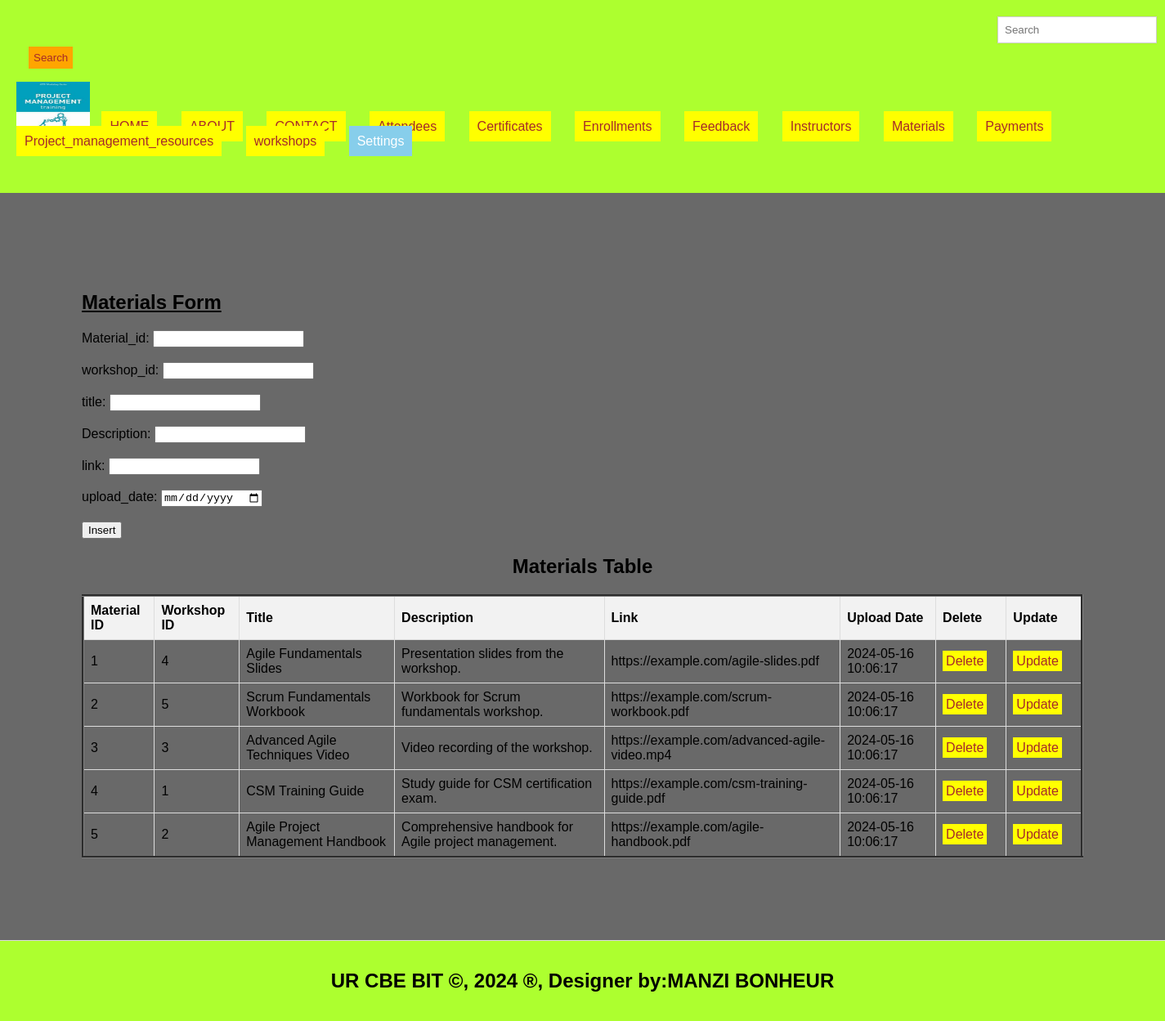
Page /materials.php on the committed database.
### tables this page shows
CREATE TABLE `materials` (
  `material_id` int(11) NOT NULL,
  `workshop_id` int(11) DEFAULT NULL,
  `title` varchar(100) DEFAULT NULL,
  `description` text DEFAULT NULL,
  `link` varchar(255) DEFAULT NULL,
  `upload_date` timestamp NOT NULL DEFAULT current_timestamp()
);

### materials.php (the view, shortened to what this page needs)
<!DOCTYPE html>
<html lang="en">
<head>
  <link rel="stylesheet" type="text/css" href="mystyle.css" title="style 1" media="screen, tv, projection, handheld, print"/>
  </head>
  <header>
<body bgcolor="dimgray">
  <form class="d-flex" role="search" action="search.php">
      <input class="form-control me-2" type="search" placeholder="Search" aria-label="Search" name="query">
      <button class="btn btn-outline-success" type="submit">Search</button>
    </form>
  <ul style="list-style-type: none; padding: 0;">
    <li style="display: inline; margin-right: 10px;">
    <img src="./image/logos.jpeg" width="90" height="60" alt="Logo">
  </li>
    <li style="display: inline; margin-right: 10px;"><a href="./home.html">HOME</a>
  </li>
    <li style="display: inline; margin-right: 10px;"><a href="./about.html">ABOUT</a>
  </li>
    <li style="display: inline; margin-right: 10px;"><a href="./contact.html">CONTACT</a>
  </li>
    <li style="display: inline; margin-right: 10px;"><a href="./attendees.php">Attendees</a>
  </li>
    <li style="display: inline; margin-right: 10px;"><a href="./certificates.php">Certificates</a>
  </li>
    <li style="display: inline; margin-right: 10px;"><a href="./enrollments.php">Enrollments</a>
  </li>
    <li style="display: inline; margin-right: 10px;"><a href="./feedback.php">Feedback</a>
  </li>
    <li style="display: inline; margin-right: 10px;"><a href="./instructors.php">Instructors</a>
  </li>  <li style="display: inline; margin-right: 10px;"><a href="./materials.php">Materials</a>
  </li>
    <li style="display: inline; margin-right: 10px;"><a href="./payments.php">Payments</a>
  </li>
    <li style="display: inline; margin-right: 10px;"><a href="./project_management_resources.php">Project_management_resources</a>
  </li>
<li style="display: inline; margin-right: 10px;"><a href="./workshops.php">workshops</a>
  </li>
    <li class="dropdown" style="display: inline; margin-right: 10px;">
      <a href="#" style="padding: 10px; color: white; background-color: skyblue; text-decoration: none; margin-right: 15px;">Settings</a>
    </li><br><br>
  </ul>
</header>
<section>
   <h1><u>Materials Form</u></h1>
<form method="post" onsubmit="return confirmInsert();">
    <label for="material_id">Material_id:</label>
    <input type="number" id="driver_id" name="driver_id" required><br><br>
    <label for="workshop_id">workshop_id:</label>
    <input type="number" id="user_id" name="user_id" required><br><br>
    <label for="title">title:</label>
    <input type="text" id="license_number" name="license_number" required><br><br>
    <label for="description">Description:</label>
    <input type=text id="car_model" name="car_model" required><br><br>
    <label for="link">link:</label>
    <input type="text" id="capacity" name="capacity" required><br><br>
    <label for="upload_date">upload_date:</label>
    <input type="date" id="capacit" name="capacit" required><br><br>
    <input type="submit" name="add" value="Insert">
</form>
<!DOCTYPE html>
<html>
<head>
</head>
<body>
    <center><h2>Materials Table</h2></center>
    <table border="3">
        <tr>
            <th>Material ID</th>
            <th>Workshop ID</th>
            <th>Title</th>
            <th>Description</th>
            <th>Link</th>
            <th>Upload Date</th>
            <th>Delete</th>
            <th>Update</th>
        </tr>
<?php
include('db_connection.php');
$sql = "SELECT * FROM materials";
$result = $connection->query($sql);
if ($result->num_rows > 0) {
    while ($row = $result->fetch_assoc()) {
        $material_id = $row['material_id'];
        echo "<tr>
            <td>" . $row['material_id'] . "</td>
            <td>" . $row['workshop_id'] . "</td>
            <td>" . $row['title'] . "</td>
            <td>" . $row['description'] . "</td>
            <td>" . $row['link'] . "</td>
            <td>" . $row['upload_date'] . "</td>
            <td><a style='padding:4px' href='delete_materials.php?material_id=$material_id'>Delete</a></td>
            <td><a style='padding:4px' href='update_materials.php?material_id=$material_id'>Update</a></td>
        </tr>";
    }
} else {
    echo "<tr><td colspan='8'>No data found</td></tr>";
}
?>
    </table>
</body>
</section>
<footer>
  <center>
   <b><h2>UR CBE BIT &copy, 2024 &reg, Designer by:MANZI BONHEUR</h2></b>
  </center>
</footer>
</body>
</html>

### mystyle.css (style rules this page uses)
body { font-family: Arial, sans-serif; margin: 0; padding: 0; }
.form-control { padding: 8px; margin-left: 4px; border: 1px solid #ccc; }
.btn { padding: 6px; background-color: orange; color: brown; border: none; }
.dropdown { position: relative; display: inline; margin-right: 10px; }
body { font-family: Arial,sans-serif; margin:0; padding:0; }
header { background-color:greenyellow; padding: 20px; }
.dropdown { position: right; display:right; direction:rtl; }
section { padding:100px; border-bottom: 1px solid #ddd; }
footer { text-align: center; padding: 15px; background-color:greenyellow; }

### materials.php (style rules this page uses)
a { padding: 10px; color: white; background-color: yellow; text-decoration: none; margin-right: 15px; }
a:link { color: brown; }
button.btn { margin-left: 15px; margin-top: 4px; }
input.form-control { margin-left: 1200px; padding: 8px; }
table { width: 100%; border-collapse: collapse; }
th, td { border: 1px solid #ddd; padding: 8px; text-align: left; }
th { background-color: #f2f2f2; }

### rows in the picture
materials: material_id "1", workshop "4", title "Agile Fundamentals Slides", description "Presentation slides from the workshop.", link "https://example.com/agile-slides.pdf", upload_date "2024-05-16 10:06:17"
materials: material_id "2", workshop "5", title "Scrum Fundamentals Workbook", description "Workbook for Scrum fundamentals workshop.", link "https://example.com/scrum-workbook.pdf", upload_date "2024-05-16 10:06:17"
materials: material_id "3", workshop "3", title "Advanced Agile Techniques Video", description "Video recording of the workshop.", link "https://example.com/advanced-agile-video.mp4", upload_date "2024-05-16 10:06:17"
materials: material_id "4", workshop "1", title "CSM Training Guide", description "Study guide for CSM certification exam.", link "https://example.com/csm-training-guide.pdf", upload_date "2024-05-16 10:06:17"
materials: material_id "5", workshop "2", title "Agile Project Management Handbook", description "Comprehensive handbook for Agile project management.", link "https://example.com/agile-handbook.pdf", upload_date "2024-05-16 10:06:17"
